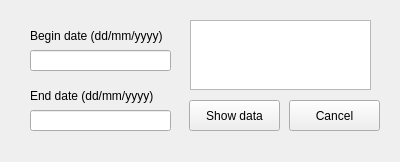
<?xml version="1.0" encoding="UTF-8"?>
<ui version="4.0">
 <class>date_to_date</class>
 <widget class="QWidget" name="date_to_date">
  <property name="geometry">
   <rect>
    <x>0</x>
    <y>0</y>
    <width>400</width>
    <height>162</height>
   </rect>
  </property>
  <property name="windowTitle">
   <string>Form</string>
  </property>
  <widget class="QLineEdit" name="begin_edit">
   <property name="geometry">
    <rect>
     <x>30</x>
     <y>50</y>
     <width>141</width>
     <height>21</height>
    </rect>
   </property>
  </widget>
  <widget class="QLineEdit" name="end_edit">
   <property name="geometry">
    <rect>
     <x>30</x>
     <y>110</y>
     <width>141</width>
     <height>21</height>
    </rect>
   </property>
  </widget>
  <widget class="QLabel" name="begin_label">
   <property name="geometry">
    <rect>
     <x>30</x>
     <y>25</y>
     <width>141</width>
     <height>21</height>
    </rect>
   </property>
   <property name="text">
    <string>Begin date (dd/mm/yyyy)</string>
   </property>
  </widget>
  <widget class="QLabel" name="end_label">
   <property name="geometry">
    <rect>
     <x>30</x>
     <y>86</y>
     <width>131</width>
     <height>20</height>
    </rect>
   </property>
   <property name="text">
    <string>End date (dd/mm/yyyy)</string>
   </property>
  </widget>
  <widget class="QPushButton" name="show_data_button">
   <property name="geometry">
    <rect>
     <x>189</x>
     <y>100</y>
     <width>91</width>
     <height>31</height>
    </rect>
   </property>
   <property name="text">
    <string>Show data</string>
   </property>
  </widget>
  <widget class="QPushButton" name="cancel_date_button">
   <property name="geometry">
    <rect>
     <x>289</x>
     <y>100</y>
     <width>91</width>
     <height>31</height>
    </rect>
   </property>
   <property name="text">
    <string>Cancel</string>
   </property>
  </widget>
  <widget class="QPlainTextEdit" name="instructions_edit">
   <property name="geometry">
    <rect>
     <x>190</x>
     <y>20</y>
     <width>181</width>
     <height>70</height>
    </rect>
   </property>
  </widget>
 </widget>
 <resources/>
 <connections/>
</ui>
